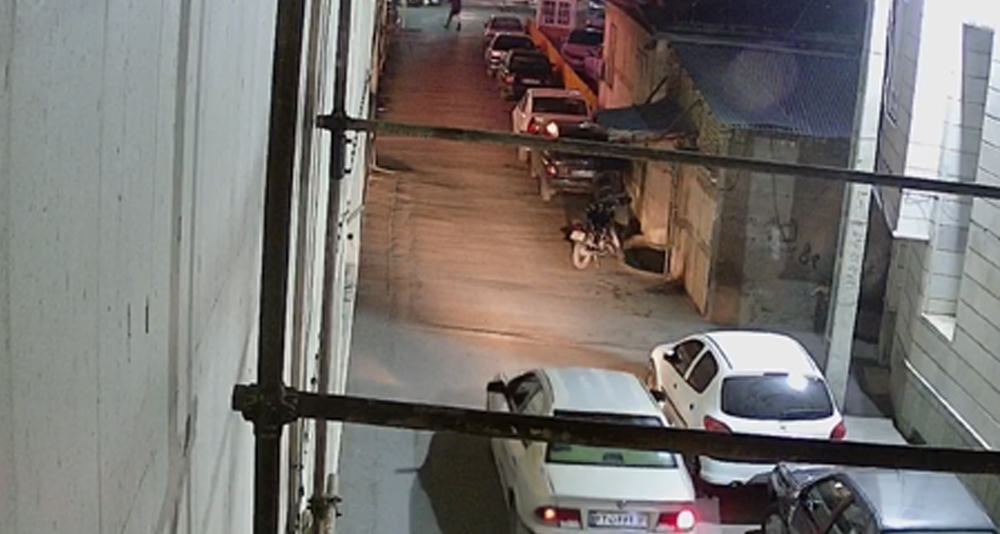
#> input picture images/sample/01.png, 1000 x 534 px, shrunk from 1920 x 1026 before the run
$ python Edge_detection_usnig_canny.py
#> lines starting #> are read from the running program, lines starting #| are printed output that depends on the picture
import cv2
import numpy as np

img = cv2.imread("images/sample/01.png", 0)
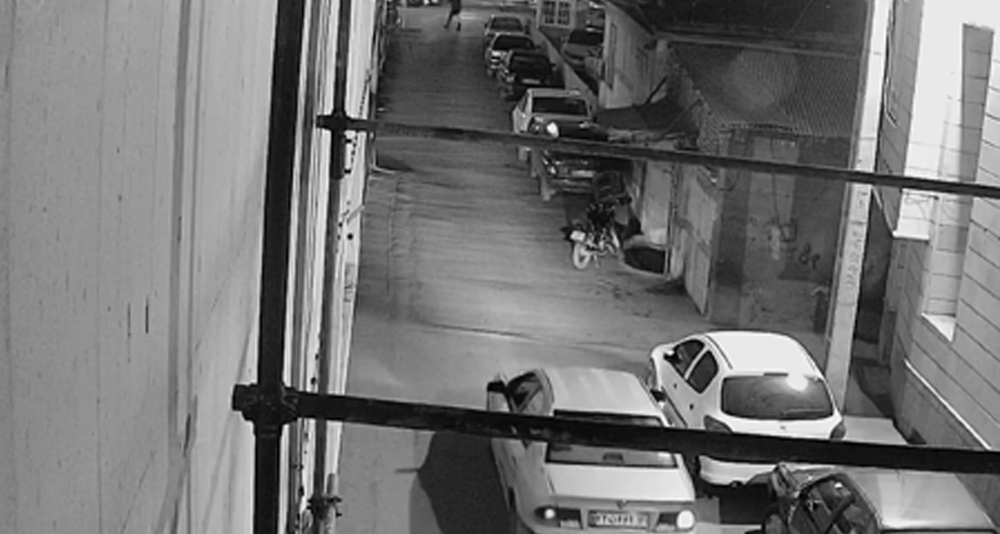
#> img: shape (534, 1000); min 0, max 255, mean 115.8


canny_edge = cv2.Canny(img, 50, 80)
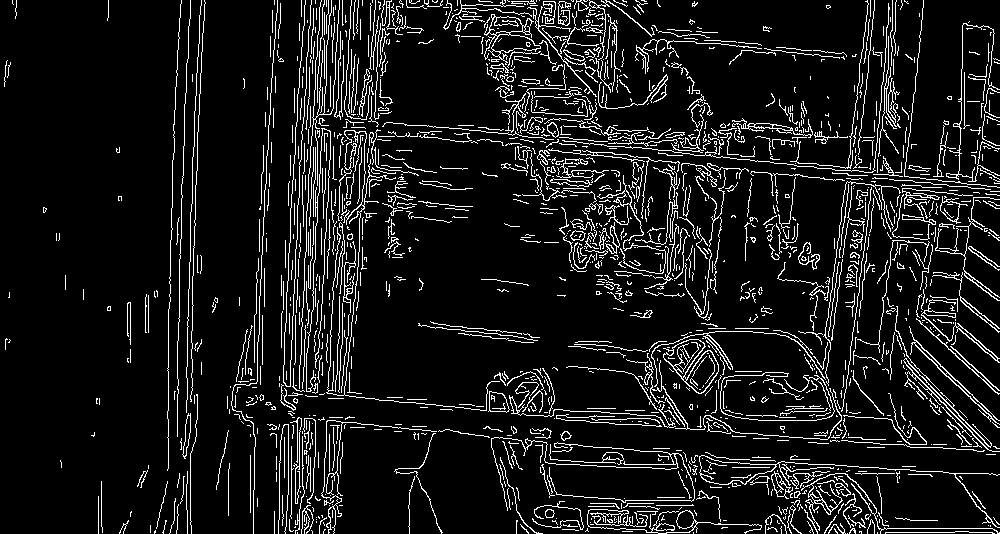
#> canny_edge: shape (534, 1000); 9.7% white in thin lines or dots


# Autocanny
sigma = 0.3
median = np.median(img)
#> median = 128

# apply automatic Canny edge detection using the compute median
lower = int(max(0, (1.0 + sigma) * median))
#> lower = 166
# lower threshold is sigma % lower than median
# if the value is below than 0 then take 0 a the value

upper = int(min(255, (1.0 + sigma) * median))
#> upper = 166
# Upper threshold is sigma% higher that median
# if the value is larger than 255 then take 255 a the value
auto_canny = cv2.Canny(img, lower, upper)
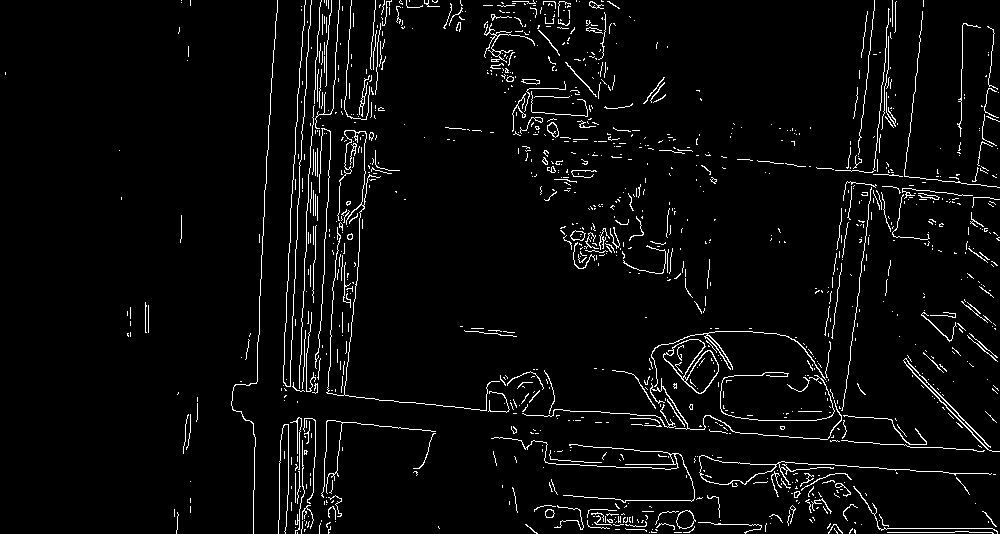
#> auto_canny: shape (534, 1000); 4% white in thin lines or dots

cv2.imshow("Canny", canny_edge)
cv2.imshow("Auto Canny", auto_canny)
cv2.waitKey(0)
cv2.destroyAllWindows()

$ run again, with images/sample/outpu2t.png copied over images/sample/01.png
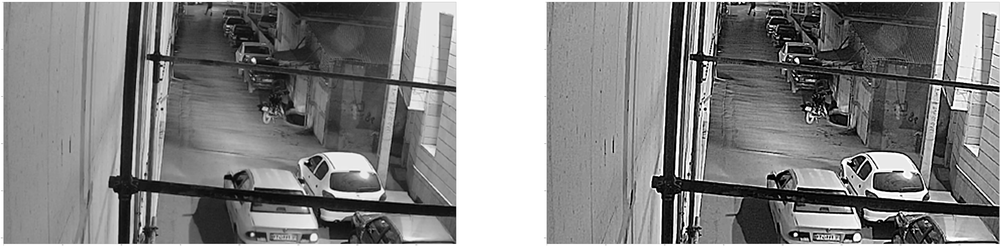
#> input picture images/sample/outpu2t.png, 1000 x 246 px, shrunk from 15564 x 3830 before the run
#> img is the input picture: shape (246, 1000); min 0, max 255, mean 131.2
#> `canny_edge = cv2.Canny(img, 50, 80)`:
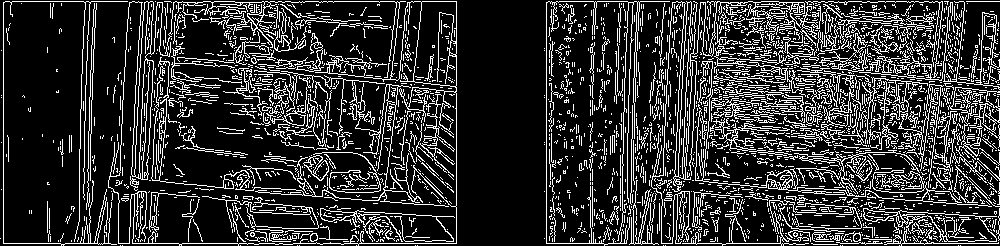
#> canny_edge: shape (246, 1000); 19.4% white in thin lines or dots
#> median = 137
#> lower = 178
#> `auto_canny = cv2.Canny(img, lower, upper)`:
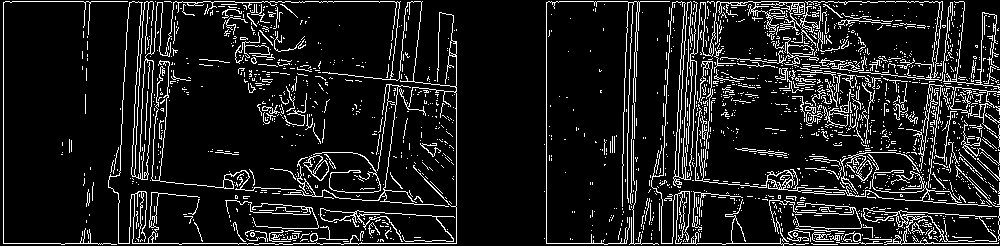
#> auto_canny: shape (246, 1000); 11.2% white in thin lines or dots

$ run again, with images/sample/02.jpg saved as images/sample/01.png
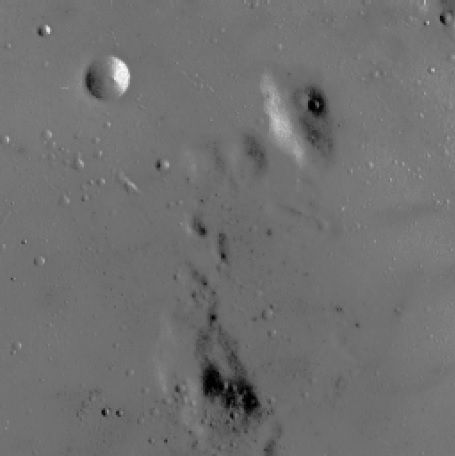
#> input picture images/sample/02.jpg, 455 x 456 px
#> img is the input picture: shape (456, 455); min 0, max 254, mean 112.1
#> `canny_edge = cv2.Canny(img, 50, 80)`:
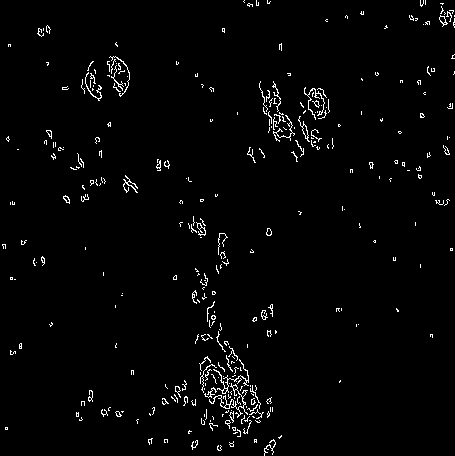
#> canny_edge: shape (456, 455); 2.1% white in thin lines or dots
#> median = 113
#> lower = 146
#> `auto_canny = cv2.Canny(img, lower, upper)`:
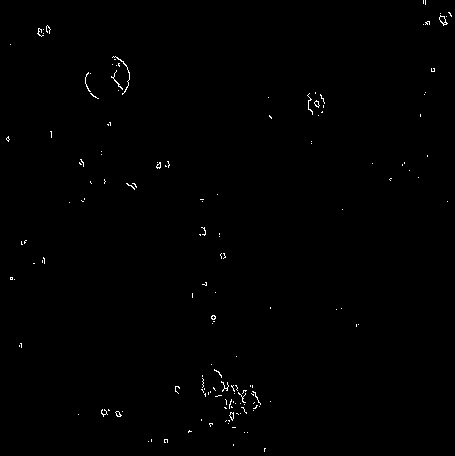
#> auto_canny: shape (456, 455); 0.45% white in thin lines or dots

$ run again, with images/sample/03.jpg saved as images/sample/01.png
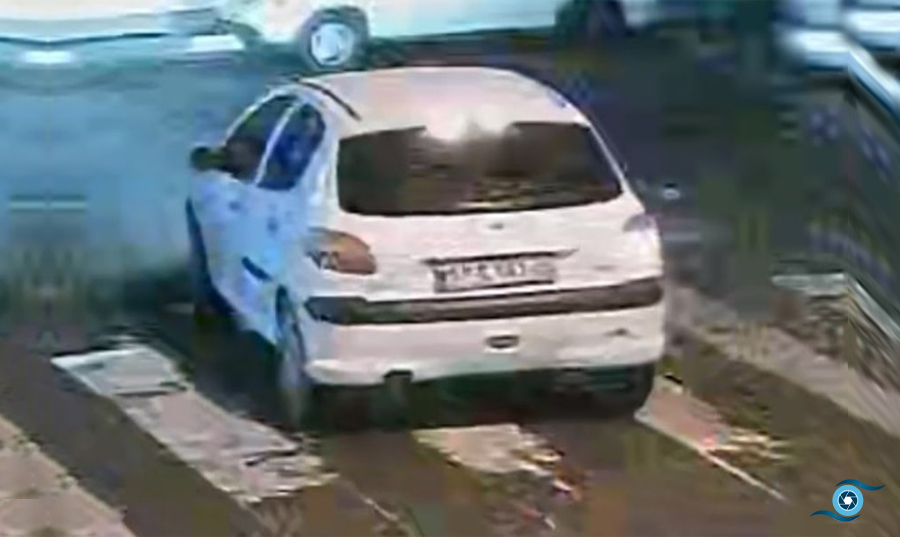
#> input picture images/sample/03.jpg, 900 x 537 px
#> `canny_edge = cv2.Canny(img, 50, 80)`:
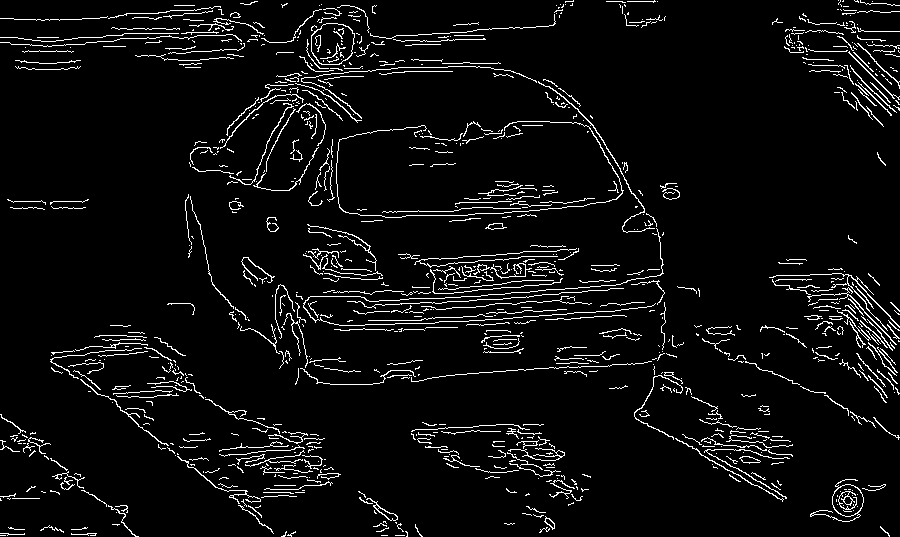
#> canny_edge: shape (537, 900); 5.4% white in thin lines or dots
#> median = 88
#> lower = 114
#> `auto_canny = cv2.Canny(img, lower, upper)`:
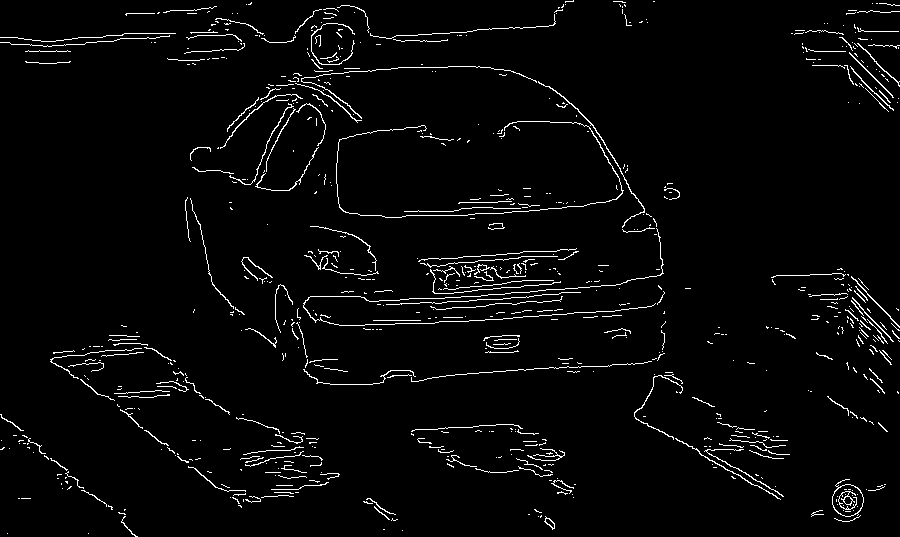
#> auto_canny: shape (537, 900); 3.1% white in thin lines or dots
